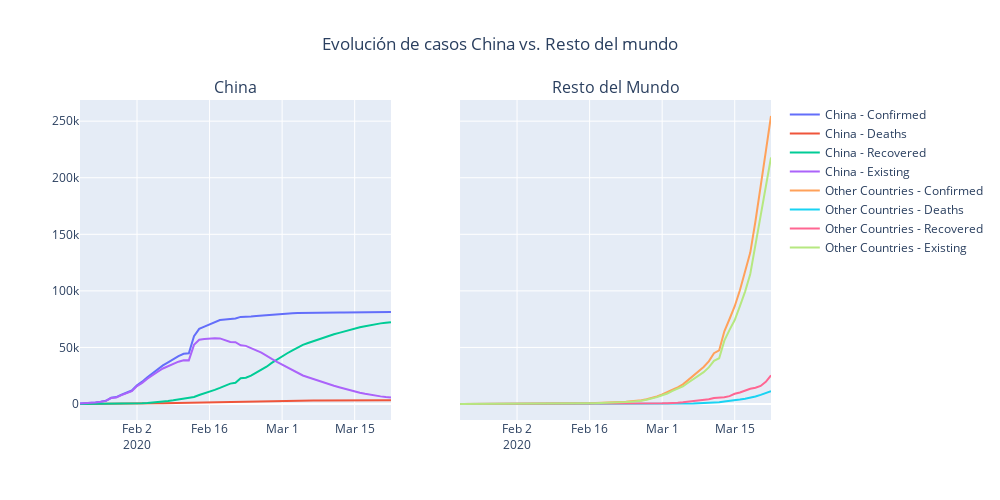

This figure's notebook cell:
### Markdown cell above
## Diagramamos el scatterplot

### Code cell
fig = make_subplots(rows=1, cols=len(cat_vars), shared_yaxes=True, subplot_titles=('China','Resto del Mundo'))
for c in range(0,len(cat_vars)):
    for x in range(0,len(col_vars)):
        fig.add_trace(go.Scatter( \
                      x = df_china_row[df_china_row['class']==cat_vars[c]]['date'], \
                      y = df_china_row[df_china_row['class']==cat_vars[c]][col_vars[x]], \
                      mode = 'lines',
                      name = f'{cat_vars[c]} - {col_vars[x].capitalize()}'),
                      row=1, col=c+1)

fig.update_layout(height=500, width=1000, title_text="Evolución de casos China vs. Resto del mundo", title_x=0.5)
fig.show()
